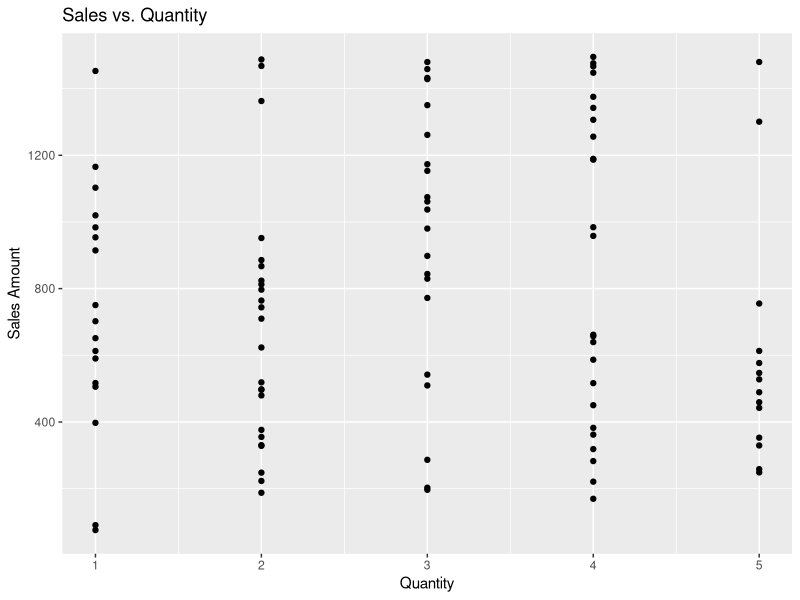
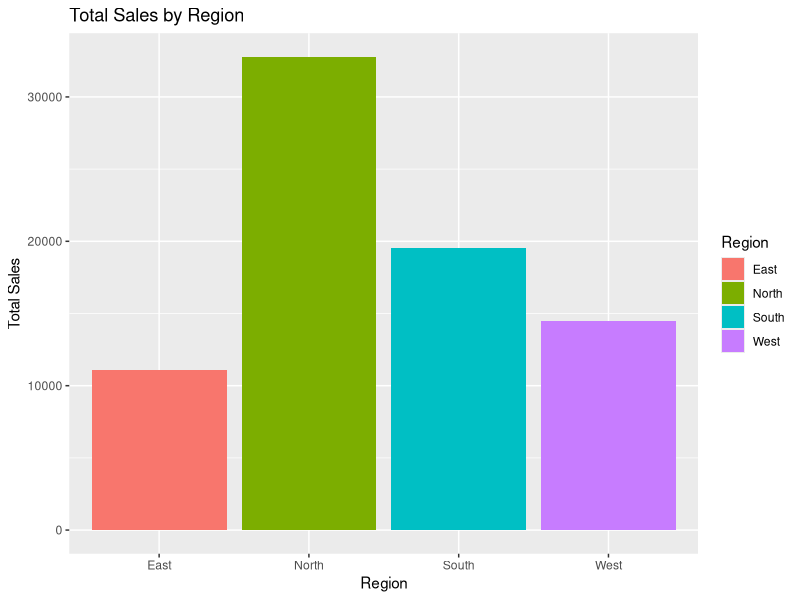
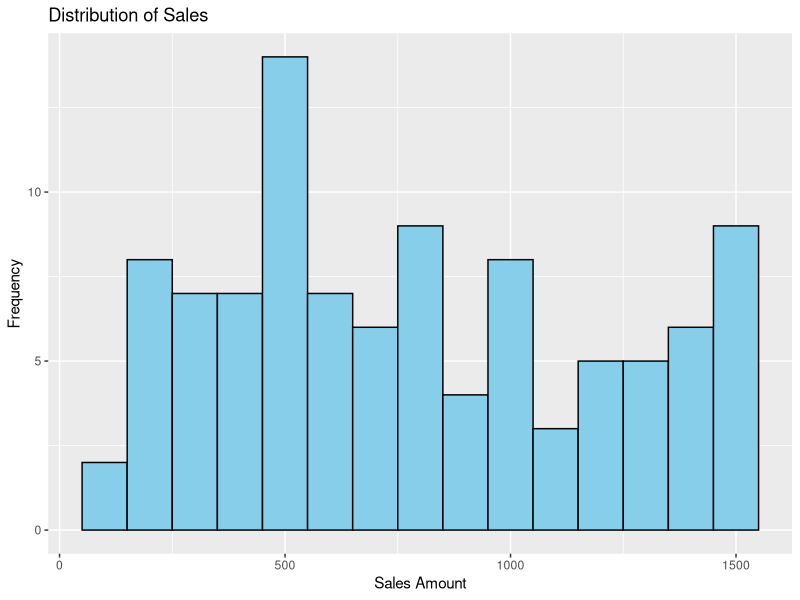
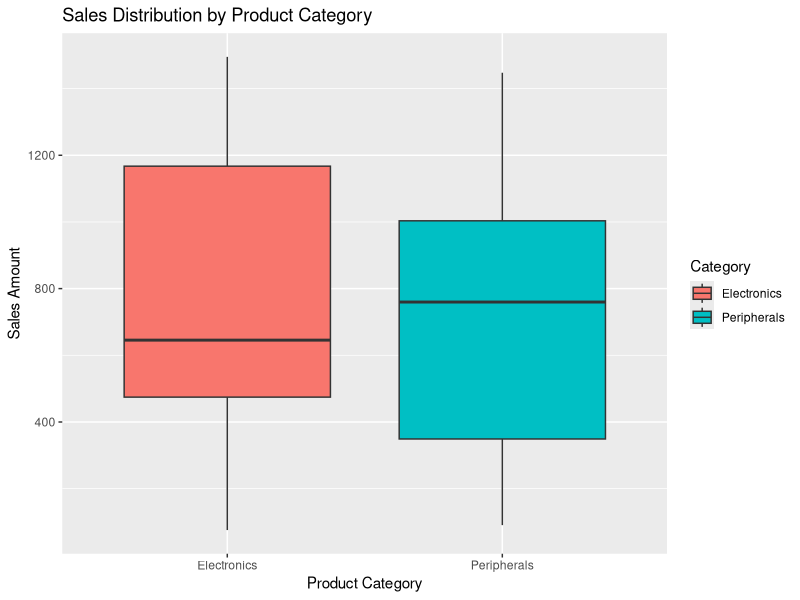
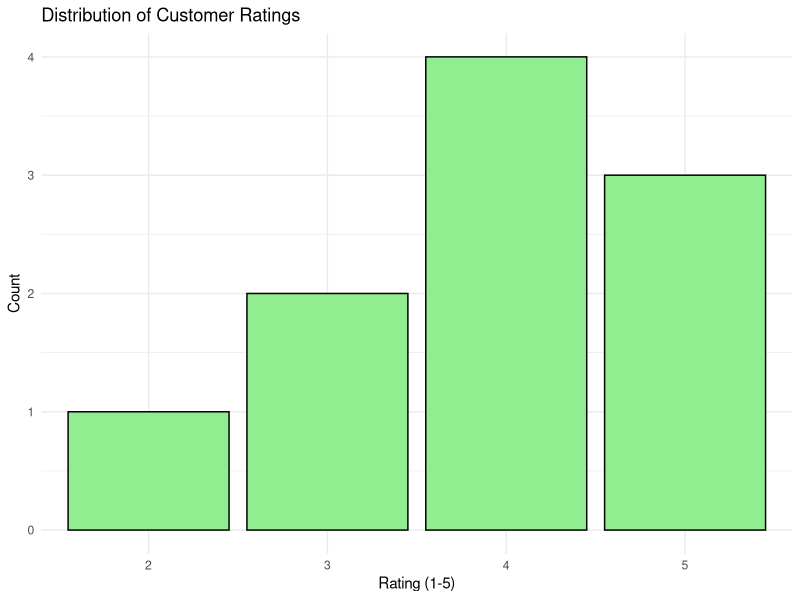

R code for these plots, in order:
# Lesson 8: Advanced Data Wrangling Techniques & Best Practices

# Load necessary packages
library(tidyverse) # includes dplyr, tidyr, ggplot2

# 1. Chaining operations for complex workflows

# Example: Calculate average sales per product category per region
# Create a more complex dummy sales dataset
set.seed(123)
complex_sales_data <- data.frame(
  OrderID = 1:100,
  Product = sample(c("Laptop", "Mouse", "Keyboard", "Monitor", "Webcam", "Headphones"), 100, replace = TRUE),
  Category = sample(c("Electronics", "Peripherals"), 100, replace = TRUE, prob = c(0.6, 0.4)),
  Region = sample(c("North", "South", "East", "West"), 100, replace = TRUE),
  Sales = round(runif(100, 50, 1500), 2),
  Quantity = sample(1:5, 100, replace = TRUE),
  OrderDate = sample(seq(as.Date("2023-01-01"), as.Date("2023-12-31"), by = "day"), 100, replace = TRUE)
)

print("Complex Sales Data (first 10 rows):")
print(head(complex_sales_data))

# Chained operations: Filter, mutate, group, summarize, arrange
summary_sales_by_category_region <- complex_sales_data %>%
  filter(Sales > 100) %>%
  mutate(Revenue = Sales * Quantity) %>%
  group_by(Category, Region) %>%
  summarize(
    TotalRevenue = sum(Revenue),
    AverageSalesPerOrder = mean(Sales),
    NumberOfOrders = n(),
    .groups = "drop"
  ) %>%
  arrange(desc(TotalRevenue))

print("Summary Sales by Category and Region:")
print(summary_sales_by_category_region)

# 2. Conditional transformations (case_when())

# Categorize sales into tiers: Low, Medium, High
classified_sales <- complex_sales_data %>%
  mutate(
    SalesTier = case_when(
      Sales < 200 ~ "Low",
      Sales >= 200 & Sales < 800 ~ "Medium",
      Sales >= 800 ~ "High",
      TRUE ~ "Unknown" # Default case for any other condition
    )
  )

print("Sales Data with Sales Tier (first 10 rows):")
print(head(classified_sales))

# 3. Data validation and assertion

# Check if there are any missing values in key columns
complex_sales_data %>%
  summarise(
    MissingSales = sum(is.na(Sales)),
    MissingQuantity = sum(is.na(Quantity))
  )

# Assert that all Sales values are positive
# stopifnot(all(complex_sales_data$Sales > 0))
# If the above line throws an error, it means there are non-positive sales.

# Using assertr package for more robust assertions (install.packages("assertr"))
# library(assertr)
# complex_sales_data %>%
#   verify(Sales > 0) %>%
#   assert(is.numeric, Sales, Quantity) # Assert columns are numeric

# 4. Reproducible workflows (R Markdown)
# R Markdown allows you to create dynamic reports with R code, output, and narrative text.
# It combines R code, its output, and your comments in a single .Rmd file.
# This is crucial for reproducible research and analysis.

# To demonstrate, we can create a simple R Markdown file structure.
# (This part is conceptual, as creating and knitting .Rmd files is typically done in RStudio or VS Code with R extension)

# Example content for an R Markdown file (save as e.g., `report.Rmd`)
# ---
# title: "Sales Analysis Report"
# author: "Your Name"
# date: "`r Sys.Date()`"
# output: html_document
# ---
#
# ```{r setup, include=FALSE}
# knitr::opts_chunk$set(echo = TRUE)
# library(tidyverse)
# ```
#
# ## Introduction
# This report analyzes sales data to identify key trends.
#
# ## Data Loading and Wrangling
# ```{r data_load}
# sales_data <- read_csv("path/to/your/sales_data.csv")
# cleaned_sales <- sales_data %>%
#   drop_na() %>%
#   mutate(Revenue = Sales * Quantity)
# ```
#
# ## Summary Statistics
# ```{r summary_stats}
# cleaned_sales %>%
#   group_by(Category) %>%
#   summarize(TotalRevenue = sum(Revenue))
# ```
#
# ## Visualization
# ```{r sales_plot, echo=FALSE}
# cleaned_sales %>%
#   ggplot(aes(x = Category, y = Revenue, fill = Category)) +
#   geom_boxplot() +
#   labs(title = "Revenue Distribution by Category")
# ```

# 5. Common data wrangling pitfalls and how to avoid them
# - Not understanding your data: Always inspect data with `head()`, `str()`, `summary()`, `View()`.
# - Ignoring missing values: Decide on a strategy (remove, impute) and document it.
# - Inconsistent data entry: Use `str_to_lower()`, `str_trim()`, `factor()` to standardize.
# - Not handling dates/times correctly: Use `lubridate` for robust parsing and manipulation.
# - Not backing up original data: Always work on copies or use version control.
# - Not documenting your steps: Use R Markdown or add comments to your scripts.

# 6. Introduction to data visualization with ggplot2 (brief overview of wrangled data visualization)

# Basic Scatter Plot: Sales vs. Quantity
ggplot(complex_sales_data, aes(x = Quantity, y = Sales)) +
  geom_point() +
  labs(title = "Sales vs. Quantity", x = "Quantity", y = "Sales Amount")

# Bar Chart: Total Sales by Region
complex_sales_data %>%
  group_by(Region) %>%
  summarize(TotalSales = sum(Sales), .groups = "drop") %>%
  ggplot(aes(x = Region, y = TotalSales, fill = Region)) +
  geom_col() +
  labs(title = "Total Sales by Region", x = "Region", y = "Total Sales")

# Histogram: Distribution of Sales
ggplot(complex_sales_data, aes(x = Sales)) +
  geom_histogram(binwidth = 100, fill = "skyblue", color = "black") +
  labs(title = "Distribution of Sales", x = "Sales Amount", y = "Frequency")

# Boxplot: Sales Distribution by Category
ggplot(complex_sales_data, aes(x = Category, y = Sales, fill = Category)) +
  geom_boxplot() +
  labs(title = "Sales Distribution by Product Category", x = "Product Category", y = "Sales Amount")

# Hands-on Exercise: End-to-end data wrangling project using a new, slightly more complex dataset, culminating in a simple visualization.
# Assume a dataset `customer_feedback.csv` with columns: `FeedbackID`, `CustomerID`, `Rating` (1-5), `Comment`, `SubmissionDate`.
# Task: Load data, clean comments (remove punctuation, convert to lowercase), calculate average rating per customer, and visualize rating distribution.

# Dummy data for exercise (in real scenario, this would be loaded from a CSV)
exercise_feedback_data <- data.frame(
  FeedbackID = 1:10,
  CustomerID = c(1, 2, 1, 3, 2, 4, 1, 3, 5, 2),
  Rating = c(4, 5, 3, 4, 5, 2, 4, 3, 5, 4),
  Comment = c("Great product!", "Very satisfied.", "Could be better.", "Good value for money.", "Excellent service!",
              "Not happy with delivery.", "Love it!", "Average experience.", "Highly recommend.", "Works well."),
  SubmissionDate = as.Date(c("2024-06-01", "2024-06-01", "2024-06-02", "2024-06-02", "2024-06-03",
                              "2024-06-03", "2024-06-04", "2024-06-04", "2024-06-05", "2024-06-05"))
)

print("Exercise Feedback Data:")
print(exercise_feedback_data)

# Solution (for instructor/self-check):
cleaned_feedback <- exercise_feedback_data %>%
  mutate(
    CleanedComment = str_to_lower(str_replace_all(Comment, "[[:punct:]]", "")) # Remove punctuation and convert to lowercase
  )

summary_ratings <- cleaned_feedback %>%
  group_by(CustomerID) %>%
  summarize(AverageRating = mean(Rating), .groups = "drop")

print("Summary Ratings per Customer:")
print(summary_ratings)

# Visualization of Rating Distribution
ggplot(cleaned_feedback, aes(x = factor(Rating))) +
  geom_bar(fill = "lightgreen", color = "black") +
  labs(title = "Distribution of Customer Ratings", x = "Rating (1-5)", y = "Count") +
  theme_minimal()


